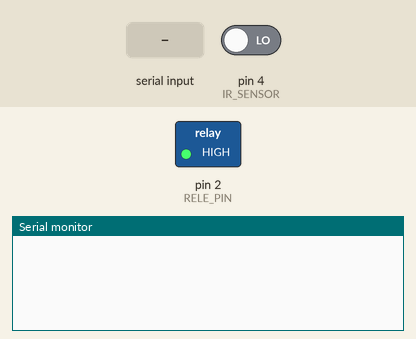
Simulated run of this sketch. Board: Arduino Uno, built with avr-gcc and run on an emulated ATmega328P. Shown: switched loads named in the sketch (green lamp = pin HIGH), the last lines printed to the serial monitor. The inputs (shaded band) are chosen by the test bench; at power-on: pin 4 (IR_SENSOR) LOW.

Above: at 1.2 s.
1.3 s: "0" received over Serial
At 2.4 s:
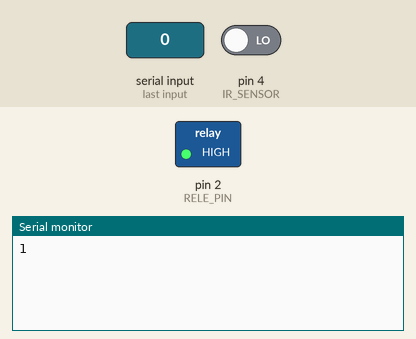
2.8 s: byte 63 (WHO_ARE_YOU) received over Serial
At 3.5 s:
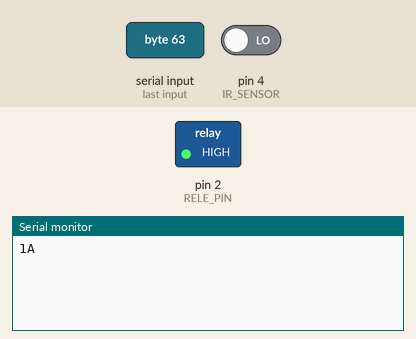

Measured:
- after the input at 1.3 s, the serial monitor: prints a new line at once (image 1)
- after the input at 2.8 s, the serial monitor: prints a new line at once (image 2)

The sketch:

arduino_supply.ino
```cpp
#define USE_TIMER_1  true  // needs to go before #include "TimerInterrupt.h"

#include "TimerInterrupt.h"

// Pin 2 connected to the Rele.
#define RELE_PIN 2

// Output pin of the Infrared sensor into pin 4 of the Arduino
#define IR_SENSOR 4

// identifiers of the different actions that can be requested to this arduino
#define DROP_KIT '0'
#define ACTION_FINISHED_WITH_SUCCESS '1'  // Kit dropped and sensor detected it
#define ACTION_FINISHED_WITH_FAILURE '2'  // Kit dropped but sensor didn't detect it (so motor stopped because of the timer interruption)
#define WHO_ARE_YOU '?'  // Rpi requests for identification to arduino
#define WHO_AM_I 'A'  // arduino supply identifier

// relé states
#define MOTOR_ON LOW  // a LOW to the relé is used to close the circuit (and, therefore, give 12V to the motor)
#define MOTOR_OFF HIGH

// timer interruption interval:
#define TIMER_INTERRUPTION   8000L  // 8s

// variable to control if our motor stopped by a sensor detection or by timeout. Volatile to not make any optimization (this variable will change in an ISR and will be readed in the main loop)
volatile bool timeout_reached = false;


// Timer Interrupt Handler (Interrupt Service Routine)
void timeout_ISR() {
  // if timer interrupt was activated
  timeout_reached = true;  // this will detonate some actions in the main loop, look there.
}

void setup() {
  // start up the serial communication:
  Serial.begin(9600);
  while (!Serial);
  // get directly data from the output pin of the IR sensor:
  pinMode (IR_SENSOR, INPUT);
  // don't move the motor (LOW into the rele pin):
  pinMode (RELE_PIN, OUTPUT);
  digitalWrite (RELE_PIN, MOTOR_OFF);
  // init object ITimer1 (TimerInterrupt library)  (this doesn't mean to start any interruption countdown)
  ITimer1.init();
}

void loop() {

  if (Serial.available()) {
      // Serial.read() empties the buffer, so we CAN'T use the function in all the if-elses, we need to use it once and keep the value:
      char value_read = Serial.read();

      // DROP KIT REQUEST:
      if(value_read == DROP_KIT) {

         // start moving the motor:
         digitalWrite (RELE_PIN, MOTOR_ON);

         // set timeout_reached to false (it will turn into true only if timeout is reached for this present kit request):
         timeout_reached = false;

         // program a timer interruption (to stop the motor in case that the sensor didn't detect the kit fall)
         ITimer1.attachInterruptInterval(TIMER_INTERRUPTION, timeout_ISR);

         // wait until kit has dropped (sensor outputs HIGH while an object is not being detected) or until timeout is reached:
         int status_IRsensor = digitalRead (IR_SENSOR);
         while (status_IRsensor == HIGH  &&  !timeout_reached){  // status_IRsensor == HIGH means anything detected by the sensor
            status_IRsensor = digitalRead (IR_SENSOR);
         }

         // stop the timer interruption (until another kit is requested by another user):
         ITimer1.detachInterrupt();

         // stop moving the motor:
         digitalWrite (RELE_PIN, MOTOR_OFF);

         // communicate to the Raspberry that the process has end (with success if sensor detected the kit or with failure if timeout of the motor was reached (it is, sensor didnt work)):
         if (timeout_reached)
             Serial.print(ACTION_FINISHED_WITH_FAILURE);
         else
             Serial.print(ACTION_FINISHED_WITH_SUCCESS);


         // note that, for all the kit requests, timeout_reached is setted to false and a new interruption is reprogramated
         // (and when the kit is dropped or we have got a timeout, interrupt is detached until next user)
      }

      // IDENTIFICATION REQUEST:
      else if(value_read == WHO_ARE_YOU) {
         Serial.print(WHO_AM_I);
      }
  }

}
```
